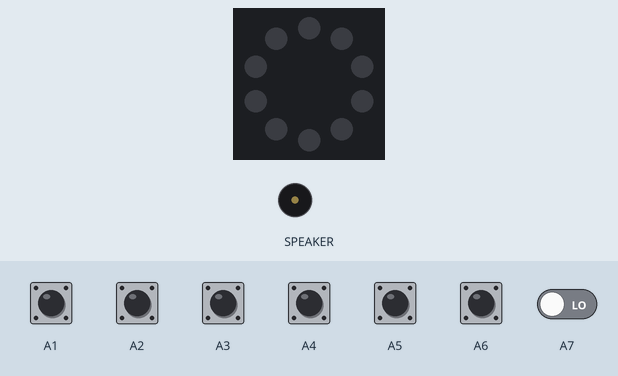
Recording of a program running on a simulated Circuit Playground running CircuitPython. On the bench: the board's ring of 10 RGB LEDs (number 0 left of the top, counting anticlockwise), buzzer (waves = sounding). The inputs (shaded band) are chosen by the test bench; at power-on: A1–7 LOW. Dim RGB values are drawn brighter than linear; touch pads read as touched when driven HIGH; audio playback is drawn as a buzzer.

Above: at 1.2 s.
1.3 s: A1 pulled HIGH for 0.15 s
At 2.1 s:
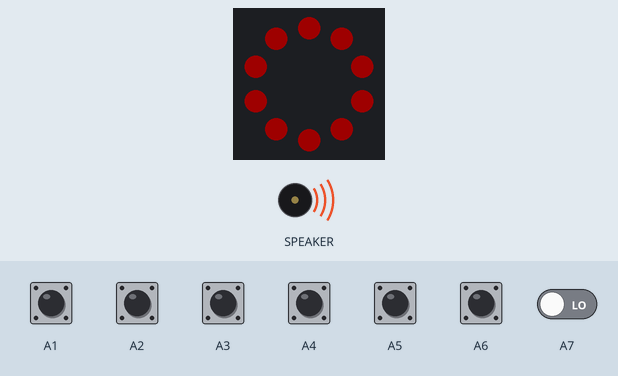
3.8 s: A2 pulled HIGH for 0.15 s
At 4.5 s:
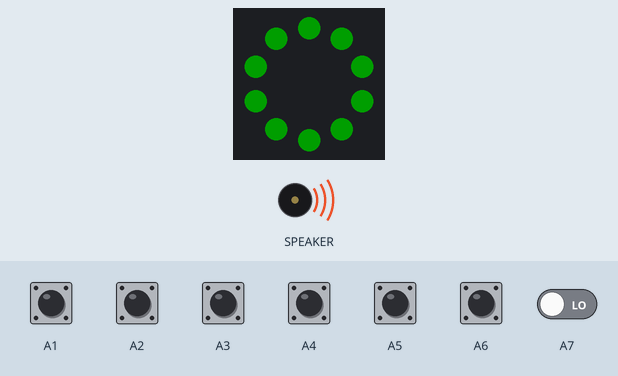
6.3 s: A3 pulled HIGH for 0.15 s
At 7.1 s:
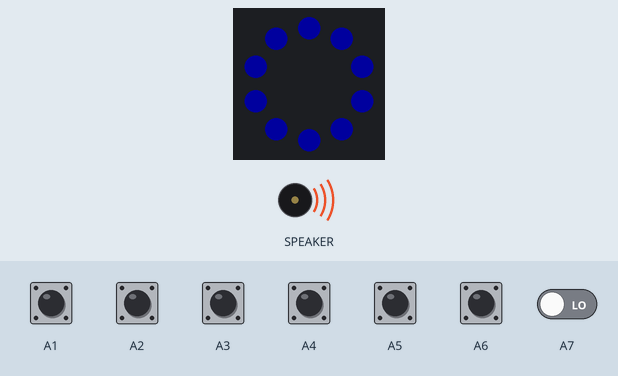
8.8 s: A4 pulled HIGH for 0.15 s
At 9.5 s:
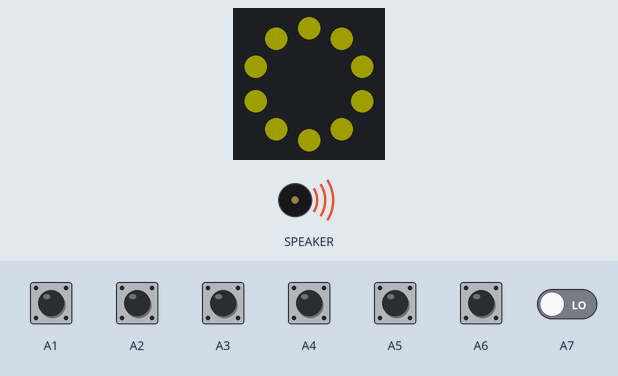
11.3 s: A5 pulled HIGH for 0.15 s
At 12.1 s:
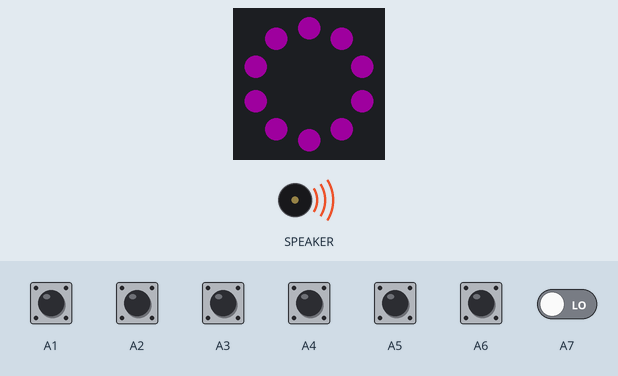
13.8 s: A6 pulled HIGH for 0.15 s
At 14.5 s:
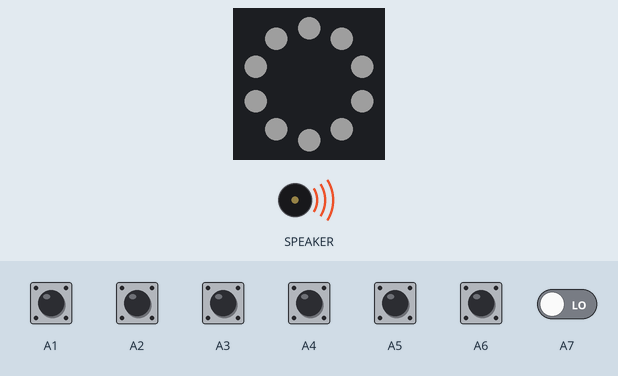
Timing chart, 0 to 16.8 s (numbered marks = the images above; inputs shaded):
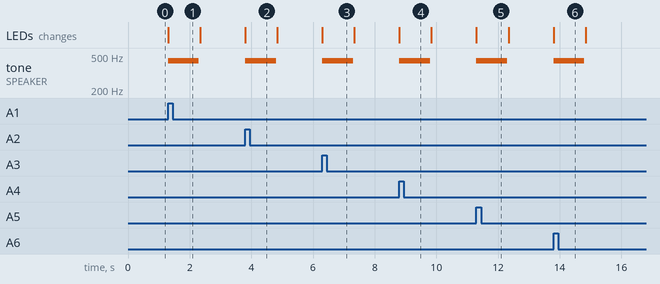

The program:

code.py
```python
# A bit more complex project that maps the capacitive pads to drum samples.
# Copy the samples in the folder to the CIRCUITPY disk, next to the code.py file.
# https://learn.adafruit.com/adafruit-circuit-playground-bluefruit/playground-drum-machine

from adafruit_circuitplayground import cp

cp.pixels.brightness = 0.3

while True:
    if cp.touch_A1:
        cp.pixels.fill((100, 0, 0))
        cp.play_file('bass_hit_c.wav')
        cp.pixels.fill((0, 0, 0))
    elif cp.touch_A2:
        cp.pixels.fill((0, 100, 0))
        cp.play_file('bd_tek.wav')
        cp.pixels.fill((0, 0, 0))
    elif cp.touch_A3:
        cp.pixels.fill((0, 0, 100))
        cp.play_file('bd_zome.wav')
        cp.pixels.fill((0, 0, 0))
    elif cp.touch_A4:
        cp.pixels.fill((100, 100, 0))
        cp.play_file('drum_cowbell.wav')
        cp.pixels.fill((0, 0, 0))
    elif cp.touch_A5:
        cp.pixels.fill((100, 0, 100))
        cp.play_file('elec_blip2.wav')
        cp.pixels.fill((0, 0, 0))
    elif cp.touch_A6:
        cp.pixels.fill((100, 100, 100))
        cp.play_file('elec_cymbal.wav')
        cp.pixels.fill((0, 0, 0))
    elif cp.touch_TX:
        cp.pixels.fill((0, 50, 100))
        cp.play_file('elec_hi_snare.wav')
        cp.pixels.fill((0, 0, 0))
```

Measured:
- after the input at 1.3 s, tone on SPEAKER: silent → 440 Hz at once, → silent 1.0 s later; the LEDs: change at once (image 1)
- after the input at 3.8 s, tone on SPEAKER: silent → 440 Hz at once, → silent 1.0 s later; the LEDs: change at once (image 2)
- after the input at 6.3 s, tone on SPEAKER: silent → 440 Hz at once, → silent 1.0 s later; the LEDs: change at once (image 3)
- after the input at 8.8 s, tone on SPEAKER: silent → 440 Hz at once, → silent 1.0 s later; the LEDs: change at once (image 4)
- after the input at 11.3 s, tone on SPEAKER: silent → 440 Hz at once, → silent 1.0 s later; the LEDs: change at once (image 5)
- after the input at 13.8 s, tone on SPEAKER: silent → 440 Hz at once, → silent 1.0 s later; the LEDs: change at once (image 6)
